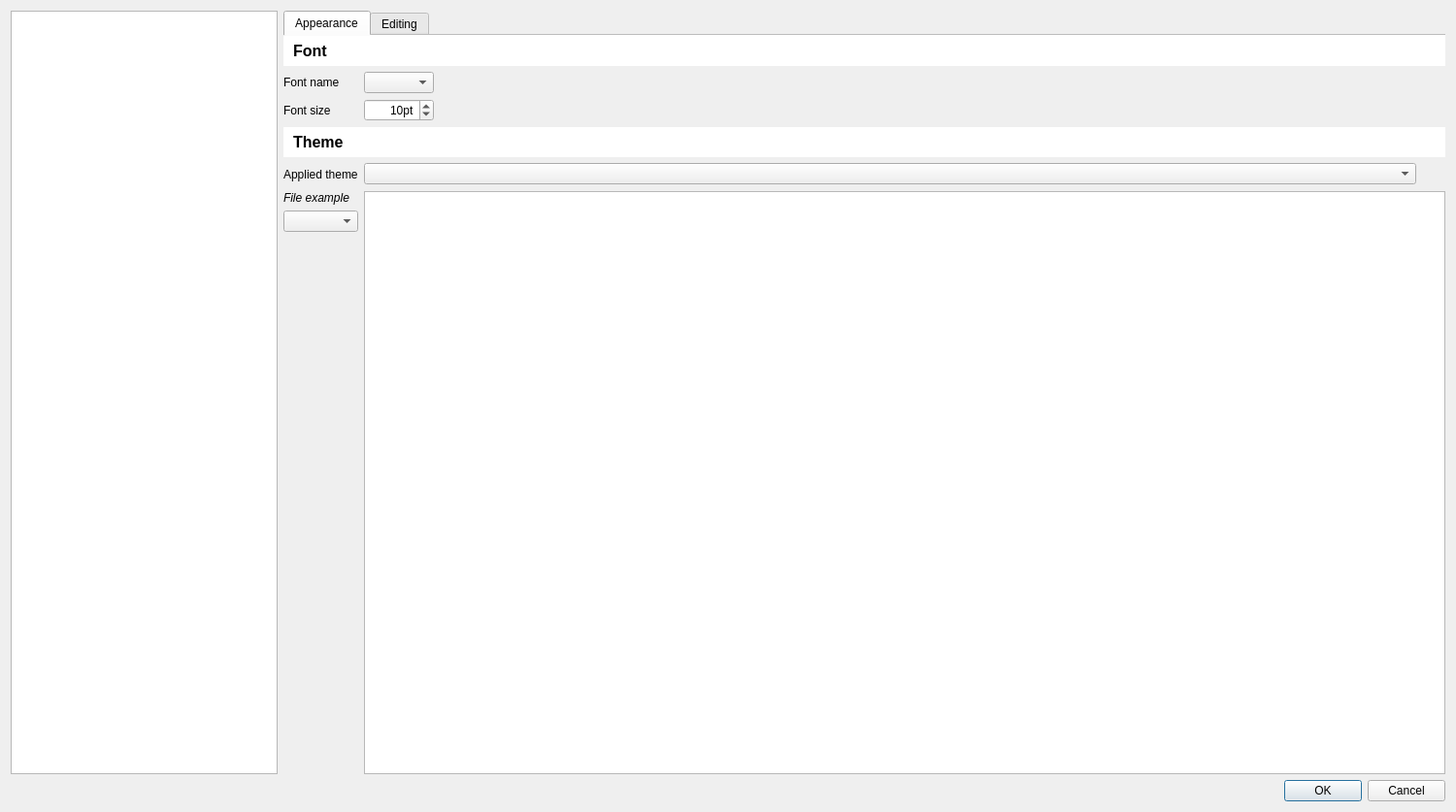
<?xml version="1.0" encoding="UTF-8"?>
<ui version="4.0">
 <class>Dialog</class>
 <widget class="QDialog" name="Dialog">
  <property name="geometry">
   <rect>
    <x>0</x>
    <y>0</y>
    <width>1500</width>
    <height>837</height>
   </rect>
  </property>
  <property name="minimumSize">
   <size>
    <width>980</width>
    <height>655</height>
   </size>
  </property>
  <property name="windowTitle">
   <string>Dialog</string>
  </property>
  <layout class="QVBoxLayout" name="verticalLayout_2">
   <item>
    <layout class="QHBoxLayout" name="horizontalLayout">
     <item>
      <widget class="QListWidget" name="lwPages">
       <property name="maximumSize">
        <size>
         <width>275</width>
         <height>16777215</height>
        </size>
       </property>
       <property name="styleSheet">
        <string notr="true"/>
       </property>
       <property name="horizontalScrollBarPolicy">
        <enum>Qt::ScrollBarAlwaysOff</enum>
       </property>
       <property name="selectionBehavior">
        <enum>QAbstractItemView::SelectRows</enum>
       </property>
       <property name="iconSize">
        <size>
         <width>64</width>
         <height>64</height>
        </size>
       </property>
       <property name="verticalScrollMode">
        <enum>QAbstractItemView::ScrollPerPixel</enum>
       </property>
       <property name="movement">
        <enum>QListView::Static</enum>
       </property>
       <property name="isWrapping" stdset="0">
        <bool>true</bool>
       </property>
       <property name="spacing">
        <number>12</number>
       </property>
       <property name="gridSize">
        <size>
         <width>275</width>
         <height>64</height>
        </size>
       </property>
       <property name="viewMode">
        <enum>QListView::ListMode</enum>
       </property>
       <property name="uniformItemSizes">
        <bool>true</bool>
       </property>
       <property name="selectionRectVisible">
        <bool>false</bool>
       </property>
       <property name="currentRow">
        <number>-1</number>
       </property>
      </widget>
     </item>
     <item>
      <widget class="QStackedWidget" name="swCatPages">
       <property name="currentIndex">
        <number>1</number>
       </property>
       <widget class="QWidget" name="pageCatDocuments">
        <layout class="QVBoxLayout" name="verticalLayout">
         <property name="leftMargin">
          <number>0</number>
         </property>
         <property name="topMargin">
          <number>0</number>
         </property>
         <property name="rightMargin">
          <number>0</number>
         </property>
         <property name="bottomMargin">
          <number>0</number>
         </property>
         <item>
          <widget class="QScrollArea" name="scrollArea_2">
           <property name="frameShape">
            <enum>QFrame::NoFrame</enum>
           </property>
           <property name="horizontalScrollBarPolicy">
            <enum>Qt::ScrollBarAlwaysOff</enum>
           </property>
           <property name="widgetResizable">
            <bool>true</bool>
           </property>
           <widget class="QWidget" name="scrollAreaWidgetContents_2">
            <property name="geometry">
             <rect>
              <x>0</x>
              <y>0</y>
              <width>340</width>
              <height>202</height>
             </rect>
            </property>
            <layout class="QGridLayout" name="gridLayout">
             <property name="leftMargin">
              <number>0</number>
             </property>
             <property name="topMargin">
              <number>0</number>
             </property>
             <property name="rightMargin">
              <number>0</number>
             </property>
             <property name="bottomMargin">
              <number>0</number>
             </property>
             <property name="verticalSpacing">
              <number>9</number>
             </property>
             <item row="3" column="0" colspan="2">
              <widget class="QCheckBox" name="cbCDocPythonTrimOnSave">
               <property name="toolTip">
                <string>&lt;html&gt;&lt;head/&gt;&lt;body&gt;&lt;p&gt;When checked, trailing spaces will be removed when saving Python document &lt;/p&gt;&lt;/body&gt;&lt;/html&gt;</string>
               </property>
               <property name="text">
                <string>Trim trailing spaces on save</string>
               </property>
              </widget>
             </item>
             <item row="1" column="1">
              <widget class="QComboBox" name="cbCDocNewDocumentType">
               <property name="toolTip">
                <string>&lt;html&gt;&lt;head/&gt;&lt;body&gt;&lt;p&gt;Define default type for new document&lt;/p&gt;&lt;/body&gt;&lt;/html&gt;</string>
               </property>
              </widget>
             </item>
             <item row="0" column="0" colspan="2">
              <widget class="QLabel" name="label_14">
               <property name="font">
                <font>
                 <pointsize>12</pointsize>
                 <weight>75</weight>
                 <bold>true</bold>
                </font>
               </property>
               <property name="styleSheet">
                <string notr="true">background-color: palette(light);padding: 6;</string>
               </property>
               <property name="text">
                <string>Document management</string>
               </property>
               <property name="margin">
                <number>4</number>
               </property>
              </widget>
             </item>
             <item row="1" column="0">
              <widget class="QLabel" name="label">
               <property name="sizePolicy">
                <sizepolicy hsizetype="Maximum" vsizetype="Preferred">
                 <horstretch>0</horstretch>
                 <verstretch>0</verstretch>
                </sizepolicy>
               </property>
               <property name="text">
                <string>New document type</string>
               </property>
              </widget>
             </item>
             <item row="4" column="1">
              <spacer name="verticalSpacer">
               <property name="orientation">
                <enum>Qt::Vertical</enum>
               </property>
               <property name="sizeHint" stdset="0">
                <size>
                 <width>20</width>
                 <height>40</height>
                </size>
               </property>
              </spacer>
             </item>
             <item row="2" column="0" colspan="2">
              <widget class="QLabel" name="label_30">
               <property name="font">
                <font>
                 <pointsize>12</pointsize>
                 <weight>75</weight>
                 <bold>true</bold>
                </font>
               </property>
               <property name="styleSheet">
                <string notr="true">background-color: palette(light);padding: 6;</string>
               </property>
               <property name="text">
                <string>Python document</string>
               </property>
               <property name="margin">
                <number>4</number>
               </property>
              </widget>
             </item>
            </layout>
           </widget>
          </widget>
         </item>
        </layout>
       </widget>
       <widget class="QWidget" name="pageCatEditor">
        <layout class="QGridLayout" name="gridLayout_2">
         <property name="leftMargin">
          <number>0</number>
         </property>
         <property name="topMargin">
          <number>0</number>
         </property>
         <property name="rightMargin">
          <number>0</number>
         </property>
         <property name="bottomMargin">
          <number>0</number>
         </property>
         <item row="1" column="0">
          <widget class="QTabWidget" name="twEditorSetup">
           <property name="currentIndex">
            <number>0</number>
           </property>
           <property name="documentMode">
            <bool>true</bool>
           </property>
           <widget class="QWidget" name="tabCEAppearance">
            <attribute name="title">
             <string>Appearance</string>
            </attribute>
            <layout class="QGridLayout" name="gridLayout_3">
             <property name="leftMargin">
              <number>0</number>
             </property>
             <property name="topMargin">
              <number>0</number>
             </property>
             <property name="rightMargin">
              <number>0</number>
             </property>
             <property name="bottomMargin">
              <number>0</number>
             </property>
             <item row="1" column="1" colspan="4">
              <widget class="QComboBox" name="cbCEAppearanceFontName">
               <property name="toolTip">
                <string>Editor font</string>
               </property>
              </widget>
             </item>
             <item row="5" column="6">
              <widget class="QToolButton" name="tbCEAppearanceThemeEdit">
               <property name="toolTip">
                <string>Customize theme</string>
               </property>
               <property name="text">
                <string/>
               </property>
               <property name="icon">
                <iconset resource="../../pktk/resources/svg/dark_icons.qrc">
                 <normaloff>:/pktk/images/normal/edit</normaloff>
                 <disabledoff>:/pktk/images/disabled/edit</disabledoff>:/pktk/images/normal/edit</iconset>
               </property>
               <property name="autoRaise">
                <bool>true</bool>
               </property>
              </widget>
             </item>
             <item row="4" column="0" colspan="7">
              <widget class="QLabel" name="label_16">
               <property name="font">
                <font>
                 <pointsize>12</pointsize>
                 <weight>75</weight>
                 <bold>true</bold>
                </font>
               </property>
               <property name="styleSheet">
                <string notr="true">background-color: palette(light);padding: 6;</string>
               </property>
               <property name="text">
                <string>Theme</string>
               </property>
               <property name="margin">
                <number>4</number>
               </property>
              </widget>
             </item>
             <item row="6" column="0">
              <widget class="QLabel" name="label_11">
               <property name="font">
                <font>
                 <italic>true</italic>
                </font>
               </property>
               <property name="text">
                <string>File example</string>
               </property>
              </widget>
             </item>
             <item row="5" column="0">
              <widget class="QLabel" name="label_10">
               <property name="text">
                <string>Applied theme</string>
               </property>
              </widget>
             </item>
             <item row="3" column="0">
              <widget class="QLabel" name="label_3">
               <property name="text">
                <string>Font size</string>
               </property>
              </widget>
             </item>
             <item row="0" column="0" colspan="7">
              <widget class="QLabel" name="label_15">
               <property name="font">
                <font>
                 <pointsize>12</pointsize>
                 <weight>75</weight>
                 <bold>true</bold>
                </font>
               </property>
               <property name="styleSheet">
                <string notr="true">background-color: palette(light);padding: 6;</string>
               </property>
               <property name="text">
                <string>Font</string>
               </property>
               <property name="margin">
                <number>4</number>
               </property>
              </widget>
             </item>
             <item row="5" column="1" colspan="5">
              <widget class="QComboBox" name="cbCEAppearanceTheme">
               <property name="toolTip">
                <string>Editor theme</string>
               </property>
              </widget>
             </item>
             <item row="3" column="1" colspan="4">
              <widget class="QSpinBox" name="sbCEAppearanceFontSize">
               <property name="toolTip">
                <string>Editor font size</string>
               </property>
               <property name="alignment">
                <set>Qt::AlignRight|Qt::AlignTrailing|Qt::AlignVCenter</set>
               </property>
               <property name="suffix">
                <string>pt</string>
               </property>
               <property name="minimum">
                <number>5</number>
               </property>
               <property name="maximum">
                <number>96</number>
               </property>
               <property name="value">
                <number>10</number>
               </property>
              </widget>
             </item>
             <item row="7" column="0">
              <widget class="QComboBox" name="cbFileExample"/>
             </item>
             <item row="1" column="5">
              <widget class="QLabel" name="label_9">
               <property name="sizePolicy">
                <sizepolicy hsizetype="MinimumExpanding" vsizetype="Preferred">
                 <horstretch>0</horstretch>
                 <verstretch>0</verstretch>
                </sizepolicy>
               </property>
               <property name="text">
                <string/>
               </property>
              </widget>
             </item>
             <item row="1" column="0">
              <widget class="QLabel" name="label_2">
               <property name="text">
                <string>Font name</string>
               </property>
              </widget>
             </item>
             <item row="8" column="0">
              <spacer name="verticalSpacer_4">
               <property name="orientation">
                <enum>Qt::Vertical</enum>
               </property>
               <property name="sizeHint" stdset="0">
                <size>
                 <width>20</width>
                 <height>40</height>
                </size>
               </property>
              </spacer>
             </item>
             <item row="6" column="1" rowspan="3" colspan="6">
              <widget class="WCodeEditor" name="ceCEAppearancePreview">
               <property name="toolTip">
                <string>Editor preview</string>
               </property>
               <property name="undoRedoEnabled">
                <bool>false</bool>
               </property>
               <property name="readOnly">
                <bool>true</bool>
               </property>
              </widget>
             </item>
            </layout>
           </widget>
           <widget class="QWidget" name="tabCEEditing">
            <attribute name="title">
             <string>Editing</string>
            </attribute>
            <layout class="QGridLayout" name="gridLayout_4">
             <property name="leftMargin">
              <number>0</number>
             </property>
             <property name="topMargin">
              <number>0</number>
             </property>
             <property name="rightMargin">
              <number>0</number>
             </property>
             <property name="bottomMargin">
              <number>0</number>
             </property>
             <item row="3" column="0">
              <widget class="QLabel" name="label_7">
               <property name="text">
                <string>Enclosing characters</string>
               </property>
              </widget>
             </item>
             <item row="2" column="0">
              <widget class="QLabel" name="label_6">
               <property name="text">
                <string>Indent size</string>
               </property>
              </widget>
             </item>
             <item row="2" column="1">
              <widget class="QSpinBox" name="sbCEEditingIndentSize">
               <property name="toolTip">
                <string>Indentation size</string>
               </property>
               <property name="alignment">
                <set>Qt::AlignRight|Qt::AlignTrailing|Qt::AlignVCenter</set>
               </property>
              </widget>
             </item>
             <item row="5" column="0">
              <spacer name="verticalSpacer_2">
               <property name="orientation">
                <enum>Qt::Vertical</enum>
               </property>
               <property name="sizeHint" stdset="0">
                <size>
                 <width>20</width>
                 <height>40</height>
                </size>
               </property>
              </spacer>
             </item>
             <item row="1" column="2">
              <widget class="QLabel" name="label_8">
               <property name="sizePolicy">
                <sizepolicy hsizetype="MinimumExpanding" vsizetype="Preferred">
                 <horstretch>0</horstretch>
                 <verstretch>0</verstretch>
                </sizepolicy>
               </property>
               <property name="text">
                <string/>
               </property>
              </widget>
             </item>
             <item row="0" column="0" colspan="3">
              <widget class="QLabel" name="label_17">
               <property name="font">
                <font>
                 <pointsize>12</pointsize>
                 <weight>75</weight>
                 <bold>true</bold>
                </font>
               </property>
               <property name="styleSheet">
                <string notr="true">background-color: palette(light);padding: 6;</string>
               </property>
               <property name="text">
                <string>Font</string>
               </property>
               <property name="margin">
                <number>4</number>
               </property>
              </widget>
             </item>
             <item row="3" column="1">
              <widget class="WLineEdit" name="leCEEditingEnclosingCharacters">
               <property name="font">
                <font>
                 <family>DejaVu Sans Mono, Consolas, Courier New</family>
                </font>
               </property>
               <property name="toolTip">
                <string>&lt;html&gt;&lt;head/&gt;&lt;body&gt;&lt;p&gt;When typed, selected text will be enclosed by defined characters tuple &lt;/p&gt;&lt;/body&gt;&lt;/html&gt;</string>
               </property>
              </widget>
             </item>
             <item row="1" column="1">
              <widget class="QSpinBox" name="sbCEEditingRightLimit">
               <property name="toolTip">
                <string>Position for right limit marker</string>
               </property>
               <property name="alignment">
                <set>Qt::AlignRight|Qt::AlignTrailing|Qt::AlignVCenter</set>
               </property>
               <property name="minimum">
                <number>5</number>
               </property>
               <property name="maximum">
                <number>999</number>
               </property>
              </widget>
             </item>
             <item row="1" column="0">
              <widget class="QLabel" name="label_5">
               <property name="text">
                <string>Right limit</string>
               </property>
              </widget>
             </item>
             <item row="4" column="1">
              <widget class="QCheckBox" name="cbCEEditingAutoClose">
               <property name="toolTip">
                <string>&lt;html&gt;&lt;head/&gt;&lt;body&gt;&lt;p&gt;When checked, enclosing character auto-close if there's no selection&lt;/p&gt;&lt;/body&gt;&lt;/html&gt;</string>
               </property>
               <property name="text">
                <string>Auto close</string>
               </property>
              </widget>
             </item>
            </layout>
           </widget>
          </widget>
         </item>
        </layout>
       </widget>
       <widget class="QWidget" name="pageCatScriptExecution">
        <layout class="QGridLayout" name="gridLayout_5">
         <property name="leftMargin">
          <number>0</number>
         </property>
         <property name="topMargin">
          <number>0</number>
         </property>
         <property name="rightMargin">
          <number>0</number>
         </property>
         <property name="bottomMargin">
          <number>0</number>
         </property>
         <item row="1" column="0">
          <widget class="QLabel" name="label_4">
           <property name="toolTip">
            <string>&lt;html&gt;&lt;head/&gt;&lt;body&gt;&lt;p&gt;Define list of paths automatically added to &lt;span style='font-weight: bold; font-family: consolas, monospace;'&gt;sys.path&lt;/span&gt; during script execution&lt;/p&gt;&lt;/body&gt;&lt;/html&gt;</string>
           </property>
           <property name="text">
            <string>&lt;html&gt;&lt;head/&gt;&lt;body&gt;&lt;p&gt;Paths automatically added to &lt;span style='font-family: consolas, monospace;'&gt;sys.path&lt;/span&gt;&lt;/p&gt;&lt;/body&gt;&lt;/html&gt;</string>
           </property>
          </widget>
         </item>
         <item row="2" column="0">
          <spacer name="verticalSpacer_3">
           <property name="orientation">
            <enum>Qt::Vertical</enum>
           </property>
           <property name="sizeHint" stdset="0">
            <size>
             <width>20</width>
             <height>40</height>
            </size>
           </property>
          </spacer>
         </item>
         <item row="0" column="0" colspan="5">
          <widget class="QLabel" name="label_18">
           <property name="font">
            <font>
             <pointsize>12</pointsize>
             <weight>75</weight>
             <bold>true</bold>
            </font>
           </property>
           <property name="styleSheet">
            <string notr="true">background-color: palette(light);padding: 6;</string>
           </property>
           <property name="text">
            <string>Directories</string>
           </property>
           <property name="margin">
            <number>4</number>
           </property>
          </widget>
         </item>
         <item row="1" column="4">
          <widget class="QToolButton" name="toolButton_2">
           <property name="toolTip">
            <string>Remove selected folders</string>
           </property>
           <property name="text">
            <string>...</string>
           </property>
           <property name="icon">
            <iconset resource="../../pktk/resources/svg/dark_icons.qrc">
             <normaloff>:/pktk/images/normal/folder_open_remove</normaloff>:/pktk/images/normal/folder_open_remove</iconset>
           </property>
           <property name="autoRaise">
            <bool>true</bool>
           </property>
          </widget>
         </item>
         <item row="2" column="1" colspan="4">
          <widget class="QListWidget" name="listWidget">
           <property name="toolTip">
            <string>&lt;html&gt;&lt;head/&gt;&lt;body&gt;&lt;p&gt;List of paths automatically added to &lt;span style='font-weight: bold; font-family: consolas, monospace;'&gt;sys.path&lt;/span&gt; during script execution&lt;/p&gt;&lt;/body&gt;&lt;/html&gt;</string>
           </property>
          </widget>
         </item>
         <item row="1" column="3">
          <widget class="QToolButton" name="toolButton">
           <property name="toolTip">
            <string>Add folder</string>
           </property>
           <property name="text">
            <string>...</string>
           </property>
           <property name="icon">
            <iconset resource="../../pktk/resources/svg/dark_icons.qrc">
             <normaloff>:/pktk/images/normal/folder_open_add</normaloff>
             <disabledoff>:/pktk/images/disabled/folder_open_add</disabledoff>:/pktk/images/normal/folder_open_add</iconset>
           </property>
           <property name="autoRaise">
            <bool>true</bool>
           </property>
          </widget>
         </item>
         <item row="1" column="2">
          <widget class="QToolButton" name="toolButton_3">
           <property name="toolTip">
            <string>&lt;html&gt;&lt;head/&gt;&lt;body&gt;&lt;p&gt;Automatically add path of executed script to &lt;span style=&quot; font-family:'consolas','monospace'; font-weight:600;&quot;&gt;sys.path&lt;/span&gt; during script execution&lt;/p&gt;&lt;/body&gt;&lt;/html&gt;</string>
           </property>
           <property name="text">
            <string>...</string>
           </property>
           <property name="icon">
            <iconset resource="../../pktk/resources/svg/dark_icons.qrc">
             <normaloff>:/pktk/images/normal/folder_open_pinned</normaloff>:/pktk/images/normal/folder_open_pinned</iconset>
           </property>
           <property name="checkable">
            <bool>true</bool>
           </property>
           <property name="autoRaise">
            <bool>true</bool>
           </property>
          </widget>
         </item>
        </layout>
       </widget>
       <widget class="QWidget" name="pageCatToolbarConfiguration">
        <layout class="QVBoxLayout" name="verticalLayout_3">
         <property name="leftMargin">
          <number>0</number>
         </property>
         <property name="topMargin">
          <number>0</number>
         </property>
         <property name="rightMargin">
          <number>0</number>
         </property>
         <property name="bottomMargin">
          <number>0</number>
         </property>
         <item>
          <widget class="WToolbarConfiguration" name="wToolbarConfiguration" native="true"/>
         </item>
        </layout>
       </widget>
      </widget>
     </item>
    </layout>
   </item>
   <item>
    <widget class="QDialogButtonBox" name="bbOkCancel">
     <property name="orientation">
      <enum>Qt::Horizontal</enum>
     </property>
     <property name="standardButtons">
      <set>QDialogButtonBox::Cancel|QDialogButtonBox::Ok</set>
     </property>
    </widget>
   </item>
  </layout>
 </widget>
 <customwidgets>
  <customwidget>
   <class>WToolbarConfiguration</class>
   <extends>QWidget</extends>
   <header>bulipy.pktk.widgets.wtoolbarconfiguration</header>
   <container>1</container>
  </customwidget>
  <customwidget>
   <class>WCodeEditor</class>
   <extends>QPlainTextEdit</extends>
   <header>bulipy.pktk.widgets.wcodeeditor</header>
  </customwidget>
  <customwidget>
   <class>WLineEdit</class>
   <extends>QLineEdit</extends>
   <header>bulipy.pktk.widgets.wlineedit</header>
  </customwidget>
 </customwidgets>
 <resources>
  <include location="../../pktk/resources/svg/dark_icons.qrc"/>
  <include location="../../pktk/resources/svg/light_icons.qrc"/>
 </resources>
 <connections>
  <connection>
   <sender>bbOkCancel</sender>
   <signal>accepted()</signal>
   <receiver>Dialog</receiver>
   <slot>accept()</slot>
   <hints>
    <hint type="sourcelabel">
     <x>263</x>
     <y>735</y>
    </hint>
    <hint type="destinationlabel">
     <x>157</x>
     <y>274</y>
    </hint>
   </hints>
  </connection>
  <connection>
   <sender>bbOkCancel</sender>
   <signal>rejected()</signal>
   <receiver>Dialog</receiver>
   <slot>reject()</slot>
   <hints>
    <hint type="sourcelabel">
     <x>331</x>
     <y>735</y>
    </hint>
    <hint type="destinationlabel">
     <x>286</x>
     <y>274</y>
    </hint>
   </hints>
  </connection>
 </connections>
</ui>
